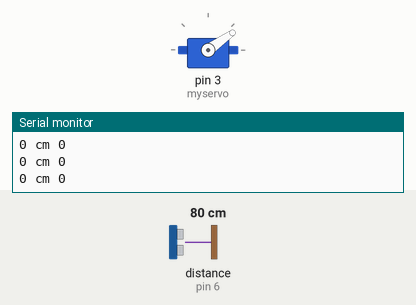
Simulated run of this sketch. Board: Arduino Uno, built with avr-gcc and run on an emulated ATmega328P. Shown: servo, the last lines printed to the serial monitor. Inputs (shaded band) come from the test bench; at power-on: distance to the obstacle (sensor on pin 6) 80 cm. The echo pulse lasts 58.3 µs per cm.

Above: at 1.4 s.
1.5 s: distance to the obstacle (sensor on pin 6) set to 18 cm
3.0 s: distance to the obstacle (sensor on pin 6) set to 14 cm
At 3.4 s:
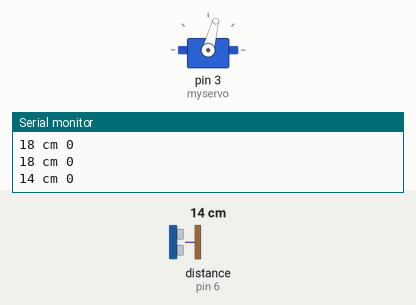
6.1 s: distance to the obstacle (sensor on pin 6) set to 35 cm
At 6.1 s:
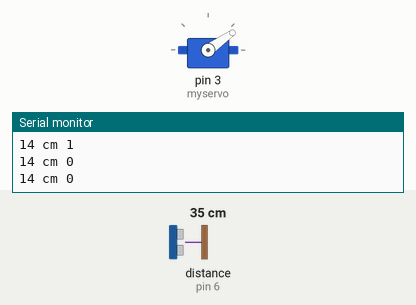
Timing chart, 0 to 9.1 s (numbered marks = the images above; inputs shaded):
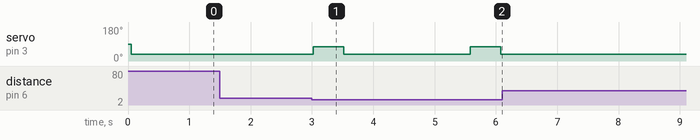

The sketch:

handSanitizer.ino
```cpp
#include <Servo.h>
#include <NewPing.h>

#define TRIGGER_PIN 5
#define ECHO_PIN 6
#define MAX_DISTANCE 40
int kondisiServo=0;


Servo myservo;
// NewPing setup of pins and maximum distance
NewPing sonar(TRIGGER_PIN, ECHO_PIN, MAX_DISTANCE);

void setup() {
   myservo.attach(3);
   Serial.begin(9600);
   Serial.println("Start");
}

void loop() {
   delay(50);
   unsigned int distance = sonar.ping_cm();
   Serial.print(distance);
   Serial.print(" cm ");
   Serial.println(kondisiServo);

   if (distance>=2 && distance <=16){
    myservo.write(35);
    delay(10);
    myservo.write(75);
    delay(500);
    myservo.write(35);
    delay(1500);
    kondisiServo=1;
    Serial.print(distance);
    Serial.print(" cm ");
    Serial.println(kondisiServo);
   }
    if (distance<16 || distance ==0){
    myservo.write(35);
    delay(500);
    kondisiServo=0;
    Serial.print(distance);
    Serial.print(" cm ");
    Serial.println(kondisiServo);
   }
}
```

Measured:
- the behaviour switches between 17 and 16 cm on distance to the obstacle (sensor on pin 6) (found by bisection; images 0 and 1)
- after the input at 3.0 s, servo on pin 3 (myservo): alternates 75° for 0.50 s and 35° for 2.1 s, starting at once
- after the input at 6.1 s, servo on pin 3 (myservo): stops changing and stays 35°
